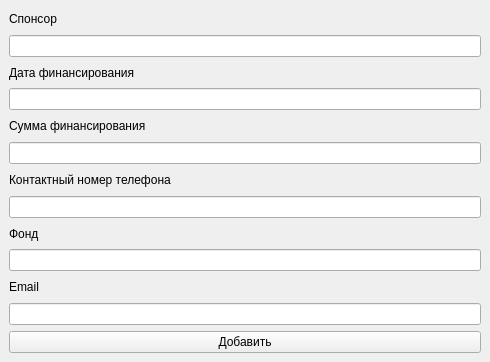
<?xml version="1.0" encoding="UTF-8"?>
<ui version="4.0">
 <class>MainWindow</class>
 <widget class="QMainWindow" name="MainWindow">
  <property name="geometry">
   <rect>
    <x>0</x>
    <y>0</y>
    <width>490</width>
    <height>362</height>
   </rect>
  </property>
  <property name="minimumSize">
   <size>
    <width>490</width>
    <height>362</height>
   </size>
  </property>
  <property name="maximumSize">
   <size>
    <width>490</width>
    <height>362</height>
   </size>
  </property>
  <property name="windowTitle">
   <string>Add info</string>
  </property>
  <widget class="QWidget" name="centralwidget">
   <layout class="QVBoxLayout" name="verticalLayout">
    <item>
     <widget class="QLabel" name="label">
      <property name="text">
       <string>Спонсор</string>
      </property>
     </widget>
    </item>
    <item>
     <widget class="QLineEdit" name="lineEdit"/>
    </item>
    <item>
     <widget class="QLabel" name="label_2">
      <property name="text">
       <string>Дата финансирования</string>
      </property>
     </widget>
    </item>
    <item>
     <widget class="QLineEdit" name="lineEdit_2"/>
    </item>
    <item>
     <widget class="QLabel" name="label_3">
      <property name="text">
       <string>Сумма финансирования</string>
      </property>
     </widget>
    </item>
    <item>
     <widget class="QLineEdit" name="lineEdit_3"/>
    </item>
    <item>
     <widget class="QLabel" name="label_4">
      <property name="text">
       <string>Контактный номер телефона</string>
      </property>
     </widget>
    </item>
    <item>
     <widget class="QLineEdit" name="lineEdit_4"/>
    </item>
    <item>
     <widget class="QLabel" name="label_5">
      <property name="text">
       <string>Фонд</string>
      </property>
     </widget>
    </item>
    <item>
     <widget class="QLineEdit" name="lineEdit_5"/>
    </item>
    <item>
     <widget class="QLabel" name="label_6">
      <property name="text">
       <string>Email</string>
      </property>
     </widget>
    </item>
    <item>
     <widget class="QLineEdit" name="lineEdit_6"/>
    </item>
    <item>
     <widget class="QPushButton" name="pushButton">
      <property name="text">
       <string>Добавить</string>
      </property>
     </widget>
    </item>
   </layout>
  </widget>
 </widget>
 <resources/>
 <connections/>
</ui>
